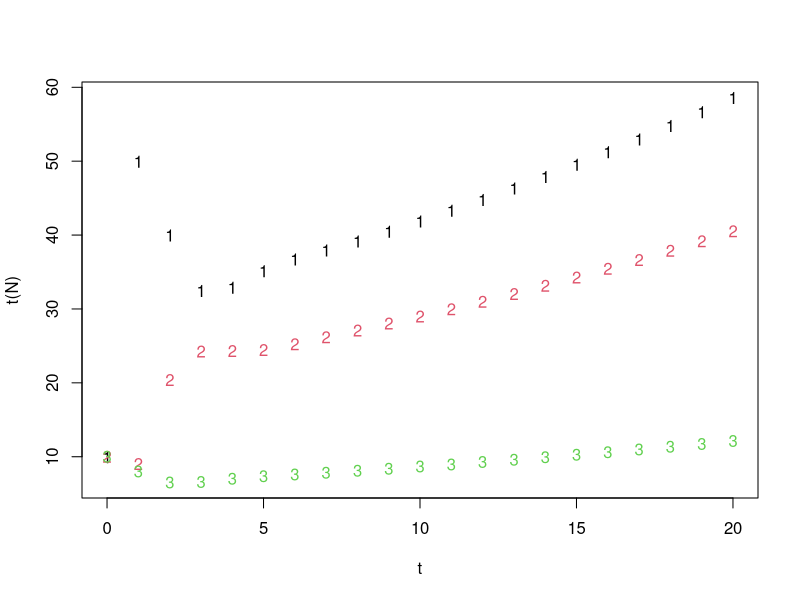
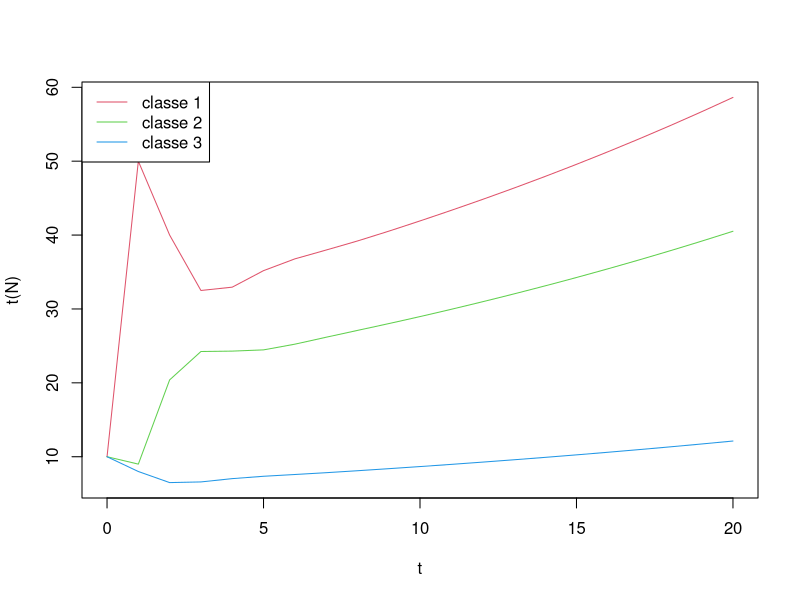
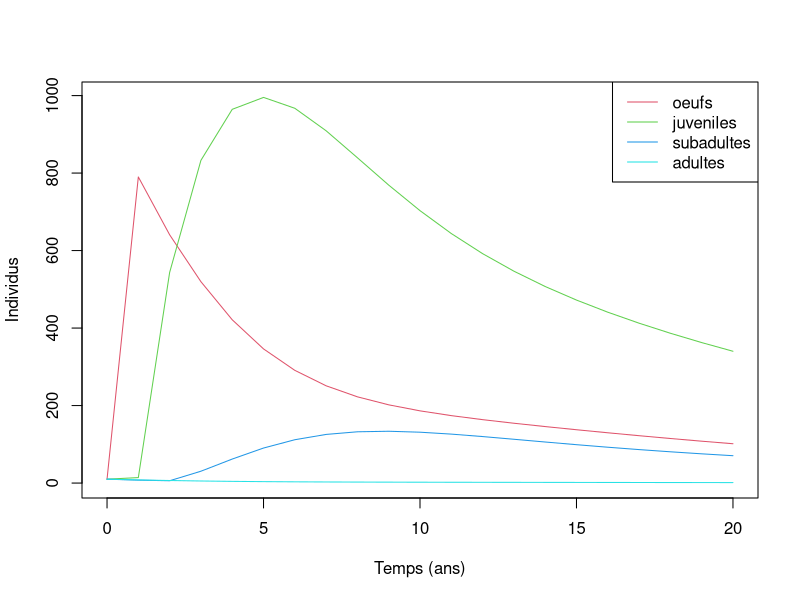
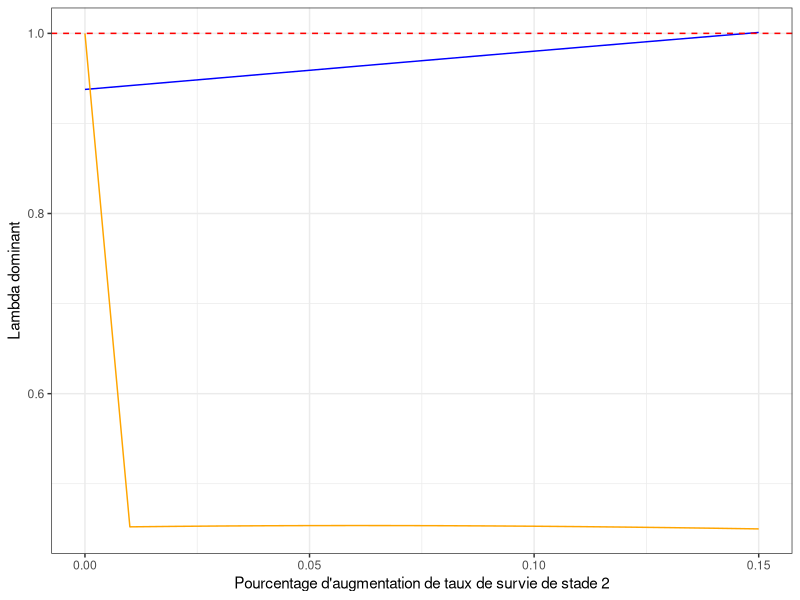

Source code (R) for these figures, in order:
## ---- chunk 1
tortues <- data.frame(
  stade = c("oeufs", "juveniles", "subadultes", "adultes"),
  duree = c(1, 7, 14, 33), 
  survie = c(0.6747, 0.7857, 0.7044, 0.8091),
  fecondite = c(0, 0, 0, 79)
)

#' Calcule la probabilité de grandir dans la classe supérieure
#' @param s, dbl, taux de survie dans cette classe
#' @param d, int, durée de cette classe
calcG <- function(s, d) {
  if (s >= 1) { return(1) }
  s**d * (1 - s) / ( 1 - s**d )
}

#' Calcule la probabilité de rester dans la classe actuelle
#' @param s, dbl, taux de survie dans cette classe
#' @param d, int, durée de cette classe
calcR <- function(s, d) {
  if (s >= 1) { return(1) }
  s * ( 1 - s**(d-1) ) /( 1 - s**d )
}

gs <- mapply(calcG, tortues$survie, tortues$duree)
rs <- mapply(calcR, tortues$survie, tortues$duree)

M <- matrix(c(
  0, 0, 0, tortues[4, "fecondite"], 
  tortues[1, "survie"], rs[[2]], 0, 0,
  0, gs[[2]], rs[[3]], 0,
  0, 0, gs[[3]], rs[[4]]
), 4, 4) |> t()

# Matrice de transition pour la population de Caretta caretta basée sur les informations du tableau 1.
M
## ---- chunk 2
M3 <- matrix(c(0  , 0  , 5   ,
               0.3, 0.6, 0   ,
               0  , 0.1, 0.7),
             ncol=3, byrow=TRUE)
N0 <- matrix(c(10, 10, 10), ncol=1)
N1 <- M3 %*% N0
# NB: %*% est l'opérateur de multiplication matricielle
#     par opposition à la multiplication élément par élément.
N1
## ---- chunk 3
# Vecteur de temps
ti <- 0
tf <- 20
dt <- 1
t <- seq(from=ti, to=tf, by=dt)
# Nombre de pas de temps
nt <- length(t)  # = longueur du vecteur temps

# Matrice vide pour le stockage des abondances au cours du temps
N <- matrix(NA, nrow=3, ncol=nt)
# Insérer l'état initial
N0 <- c(10, 10, 10)
N[,1] <- N0

# Boucle sur le temps
# = Calcul des abondances au temps t+1 à partir du temps t
#   Il faut donc s'arrêter au pas de temps nt-1 !
for (i in 1:(nt-1)) {
  N[,i+1] <- M3 %*% N[,i]
}

# Représentation graphique
# NB: il faut transposer la matrice N pour que le plot se fasse dans le bon sens
matplot(t, t(N))
## ---- chunk 4
# Pour rendre le plot un peu plus élégant on peut
# - tracer des lignes: type="l"
# - les rendre continues: lty=1
# - choisir de plus jolies couleurs: col=2:4
# - ajouter une légende qui correspond
matplot(t, t(N), type="l", lty=1, col=2:4)
legend("topleft", c("classe 1", "classe 2", "classe 3"), lty = 1, col=2:4)
## ---- chunk 5
# Vecteur de temps
ti <- 0
tf <- 20
dt <- 1
t <- seq(from=ti, to=tf, by=dt)
# Nombre de pas de temps
nt <- length(t)  # = longueur du vecteur temps

# Matrice vide pour le stockage des abondances au cours du temps
N <- matrix(NA, nrow=4, ncol=nt)
# l'état initial
N[,1] <- rep(10, 4)

N[,1]
## ---- chunk 6
# Boucle sur le temps
# = Calcul des abondances au temps t+1 à partir du temps t
#   Il faut donc s'arrêter au pas de temps nt-1 !
for (i in 1:(nt-1)) {
  N[,i+1] <- M %*% N[,i]
}

# répresentation graphique
matplot(t, t(N), type="l", lty=1, col=2:5, xlab="Temps (ans)", ylab="Individus")
legend("topright", tortues$stade, lty = 1, col=2:5)
## ---- chunk 7
# Vecteurs et valeurs propres
eig <- eigen(M3)
e <- eig$values
e

# Valeur propre dominante
lambda <- max(Mod(e))
# NB: les valeurs propres peuvent être des nombres complexes conjugées; Mod() 
#     permet d'en prendre le module, c'est à dire l'intensité/la valeur
lambda

# Vecteur propre correspondant
imax <- which.max(Mod(e))
V <- eig$vectors[, imax]
V
## ---- chunk 8
# Vecteurs et valeurs propres
eig <- eigen(M)
e <- eig$values
e

# Valeur propre dominante
lambda <- max(Mod(e))
# NB: les valeurs propres peuvent être des nombres complexes conjugées; Mod() 
#     permet d'en prendre le module, c'est à dire l'intensité/la valeur
lambda

# Vecteur propre correspondant
imax <- which.max(Mod(e))
V <- eig$vectors[, imax]
V
## ---- chunk 9
#' Calcule de la matrice de transformation pour les tortues avec stade de vie et durée des stades fixes
#' @param newS vecteur dbl, taux de survive pour chaque stade
#' @param f4 dbl, taux de fecondité pour le stade 4
calcule_tortue_M <- function(newS, f4) {
  if ( length(newS) != 4 || any(newS < 0) || f4 < 0 ) { stop("Invalid parameters") }
  gs <- mapply(calcG, newS, tortues$duree)
  rs <- mapply(calcR, newS, tortues$duree)

  matrix(c(
    0, 0, 0, f4, 
    gs[[1]], rs[[2]], 0, 0,
    0, gs[[2]], rs[[3]], 0,
    0, 0, gs[[3]], rs[[4]]
  ), nrow = 4, byrow = TRUE)
}

# Verifier que le résultat est la même que celui d'avant
calcule_tortue_M(tortues$survie, tortues[4, "fecondite"])
## ---- chunk 10
library(purrr)

calcLambda <- function(M) {
  eigen(M)$values |>
    Mod() |>
    max()
}

taux_change <- 0.10

stades_a_tester <- c("Stade 1" = 1, "Stade 4" = 4)

resultats <- stades_a_tester |> map(function(stade) {
  newS <- tortues$survie
  newS[[stade]] <- newS[[stade]] * (1 + taux_change)
  
  newLambda <- calcule_tortue_M(newS, tortues[4, "fecondite"]) |> calcLambda()
  # delta lambda/lambda over delta m_ij / m_ij
  elasticite <- (newLambda - lambda)/(lambda * taux_change)
  
  return (c("lambda" = newLambda, "elasticite" = elasticite))
})

resultats
## ---- chunk 11
lambda_fecondite <- calcule_tortue_M(tortues$survie, tortues[4, "fecondite"] * (1 + taux_change)) |> calcLambda()
elasticite_fecondite <- (lambda_fecondite-lambda)/(lambda*taux_change)

resultats$Fecondite <- c("lambda" = lambda_fecondite, "elasticite" = elasticite_fecondite)

resultats
## ---- chunk 12
suppressPackageStartupMessages({
  library(tibble)
  library(ggplot2)
})

found_stable <- FALSE

result_table <- data.frame("pourcentage" = c(0), "lambda" = c(lambda), "elasticite" = c(1))

delta <- 0.01
pourcent_augmentation <- delta

while (!found_stable) {
  newS <- tortues$survie
  newS[[2]] <- newS[[2]] * (1 + pourcent_augmentation)
  
  newLambda <- calcule_tortue_M(newS, tortues[4, "fecondite"]) |> calcLambda()
  elasticite <- (newLambda - lambda)/(lambda*pourcent_augmentation)
  
  result_table <- result_table |> add_row(
    pourcentage = pourcent_augmentation, 
    lambda = newLambda, 
    elasticite = elasticite
  )
  
  pourcent_augmentation <- pourcent_augmentation + delta
  if (newLambda >= 1) { found_stable = TRUE }
}

result_table[nrow(result_table),]
## ---- chunk 13
ggplot(result_table, aes(x = pourcentage)) + 
  geom_line(aes(y = lambda), col = "blue") + 
  geom_line(aes(y = elasticite), col = "orange") + 
  geom_hline(yintercept = 1, col = "red", linetype = "dashed") + 
  labs(y = "Lambda dominant", x = "Pourcentage d'augmentation de taux de survie de stade 2") +
  theme_bw()
## ---- chunk 14
stades_a_tester <- 1:4
names(stades_a_tester) <- 1:4 |> sapply(\(x) paste("Stade", x))

resultats <- stades_a_tester |> map(function(stade) {
  newS <- tortues$survie
  newS[[stade]] <- 1
  
  newLambda <- calcule_tortue_M(newS, tortues[4, "fecondite"]) |> calcLambda()
  
  newLambda
})

resultats
